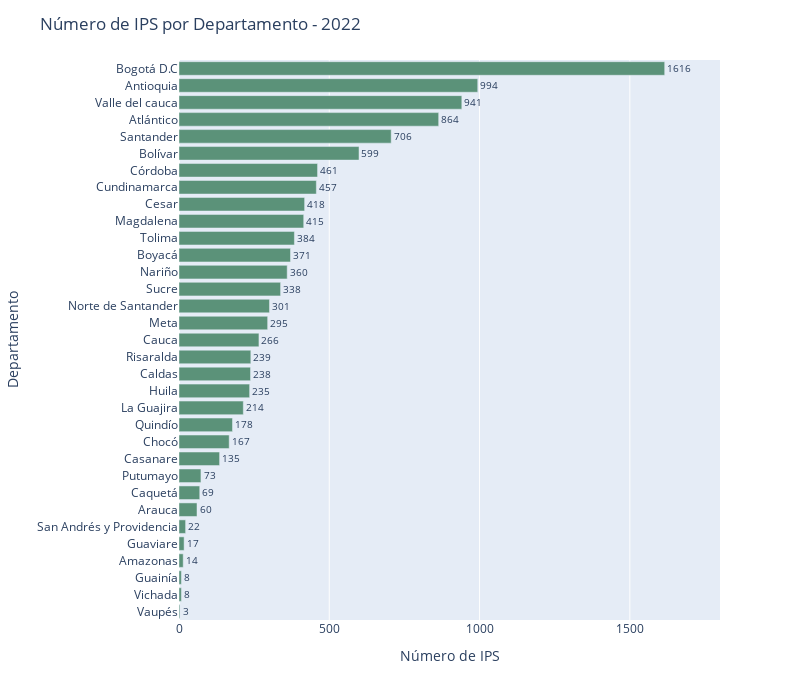

Write notebook code for a chart like this one.
### Code cell
fig = px.bar(data_frame=df_num_ips, x='Y2022', y='departamento', orientation='h')

fig.update_xaxes(title_text='Número de IPS')
fig.update_xaxes(range=[0,1800])
fig.update_yaxes(title_text='Departamento')
fig.update_layout(title='Número de IPS por Departamento - 2022')

color_sequence = ['#5B9279' for i in departamentos]
fig.update_traces(marker=dict(color=color_sequence))

fig.update_traces(text=df_num_ips['Y2022'], textposition='outside')

fig.update_layout(width=800, height=700)

### Figure 1 — Plotly figure (JSON) as saved in the notebook; plotly's stock layout.template omitted (floating-point values rounded to 4 significant figures)
{"data": [{"alignmentgroup": "True", "hovertemplate": "Y2022=%{x}<br>departamento=%{y}<extra></extra>", "legendgroup": "", "marker": {"color": ["#5B9279", "#5B9279", "#5B9279", "#5B9279", "#5B9279", "#5B9279", "#5B9279", "#5B9279", "#5B9279", "#5B9279", "#5B9279", "#5B9279", "#5B9279", "#5B9279", "#5B9279", "#5B9279", "#5B9279", "#5B9279", "#5B9279", "#5B9279", "#5B9279", "#5B9279", "#5B9279", "#5B9279", "#5B9279", "#5B9279", "#5B9279", "#5B9279", "#5B9279", "#5B9279", "#5B9279", "#5B9279", "#5B9279"], "pattern": {"shape": ""}}, "name": "", "offsetgroup": "", "orientation": "h", "showlegend": false, "text": [3, 8, 8, 14, 17, 22, 60, 69, 73, 135, 167, 178, 214, 235, 238, 239, 266, 295, 301, 338, 360, 371, 384, 415, 418, 457, 461, 599, 706, 864, 941, 994, 1616], "textposition": "outside", "type": "bar", "x": [3, 8, 8, 14, 17, 22, 60, 69, 73, 135, 167, 178, 214, 235, 238, 239, 266, 295, 301, 338, 360, 371, 384, 415, 418, 457, 461, 599, 706, 864, 941, 994, 1616], "xaxis": "x", "y": ["Vaupés", "Vichada", "Guainía", "Amazonas", "Guaviare", "San Andrés y Providencia", "Arauca", "Caquetá", "Putumayo", "Casanare", "Chocó", "Quindío", "La Guajira", "Huila", "Caldas", "Risaralda", "Cauca", "Meta", "Norte de Santander", "Sucre", "Nariño", "Boyacá", "Tolima", "Magdalena", "Cesar", "Cundinamarca", "Córdoba", "Bolívar", "Santander", "Atlántico", "Valle del cauca", "Antioquia", "Bogotá D.C"], "yaxis": "y"}], "layout": {"barmode": "relative", "height": 700, "legend": {"tracegroupgap": 0}, "margin": {"t": 60}, "title": {"text": "Número de IPS por Departamento - 2022"}, "width": 800, "xaxis": {"anchor": "y", "domain": [0, 1], "range": [0, 1800], "title": {"text": "Número de IPS"}}, "yaxis": {"anchor": "x", "domain": [0, 1], "title": {"text": "Departamento"}}}}
